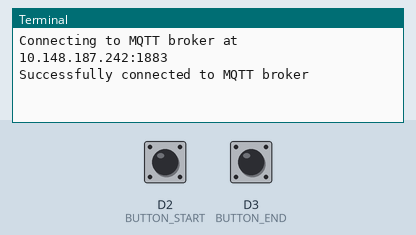
Recording of a program running on a simulated Raspberry Pi (BCM pin numbers) with a GrovePi. Parts: the last lines printed to the terminal. The test bench sets the inputs (shaded band); at power-on: D2 (BUTTON_START) LOW, D3 (BUTTON_END) LOW. The clock reads 2024-03-15 10:24:30 at power-on unless the program sets it; no MQTT or app messages arrive unless stated.

Above: at 1.3 s.
1.4 s: D2 (BUTTON_START) pulled HIGH for 0.15 s
At 2.7 s:
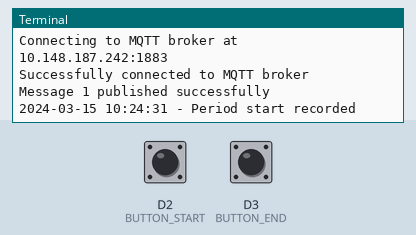
3.0 s: D3 (BUTTON_END) pulled HIGH for 0.15 s
At 3.4 s:
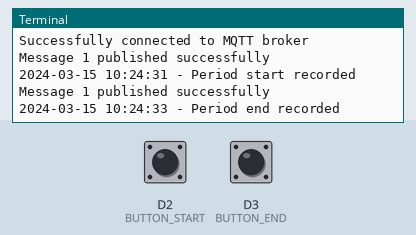
4.6 s: D2 (BUTTON_START) pulled HIGH for 1 s
At 5.2 s:
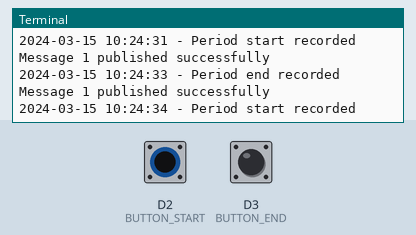
7.1 s: D3 (BUTTON_END) pulled HIGH for 1 s
At 7.7 s:
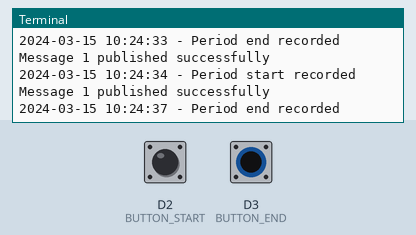

The program:

button_control.py
```python
#!/usr/bin/env python3
"""
Button control module for menstrual care robot.
Handles two buttons for period start/end recording.
"""

import time
import grovepi
import paho.mqtt.client as mqtt
from datetime import datetime

# GPIO Pin configuration
BUTTON_START = 2  # D2 port for period start button
BUTTON_END = 3    # D3 port for period end button

# MQTT configuration
MQTT_BROKER = "10.148.187.242"
MQTT_PORT = 1883
MQTT_TOPIC = "period/status"  # Unified topic

class ButtonController:
    def __init__(self):
        # Initialize MQTT client with new API version
        self.client = mqtt.Client(mqtt.CallbackAPIVersion.VERSION2)
        self.client.on_connect = self.on_connect
        self.client.on_publish = self.on_publish

        # Connect to MQTT broker
        try:
            print(f"Connecting to MQTT broker at {MQTT_BROKER}:{MQTT_PORT}")
            self.client.connect(MQTT_BROKER, MQTT_PORT, 60)
            self.client.loop_start()
        except Exception as e:
            print(f"Failed to connect to MQTT broker: {e}")
            exit(1)

        # Setup GPIO pins
        grovepi.pinMode(BUTTON_START, "INPUT")
        grovepi.pinMode(BUTTON_END, "INPUT")

    def on_connect(self, client, userdata, flags, rc, properties):
        """Callback when connected to MQTT broker"""
        if rc == 0:
            print("Successfully connected to MQTT broker")
        else:
            print(f"Failed to connect to MQTT broker with result code: {rc}")

    def on_publish(self, client, userdata, mid, reason_code, properties):
        """Callback when message is published"""
        print(f"Message {mid} published successfully")

    def run(self):
        """Main loop for button monitoring"""
        try:
            while True:
                # Check start button
                if grovepi.digitalRead(BUTTON_START):
                    self.client.publish(MQTT_TOPIC, "start")
                    print(f"{datetime.now().strftime('%Y-%m-%d %H:%M:%S')} - Period start recorded")
                    time.sleep(1)  # Debounce

                # Check end button
                if grovepi.digitalRead(BUTTON_END):
                    self.client.publish(MQTT_TOPIC, "end")
                    print(f"{datetime.now().strftime('%Y-%m-%d %H:%M:%S')} - Period end recorded")
                    time.sleep(1)  # Debounce

                time.sleep(0.1)  # Small delay to prevent CPU overload

        except KeyboardInterrupt:
            print("\nExiting...")
            self.cleanup()
        except Exception as e:
            print(f"Error: {e}")
            self.cleanup()

    def cleanup(self):
        """Cleanup resources"""
        self.client.loop_stop()
        self.client.disconnect()
        print("Disconnected from MQTT broker")

if __name__ == "__main__":
    controller = ButtonController()
    controller.run()
```

Measured:
- after the input at 1.4 s, the terminal: prints a new line after 0.10 s (image 1)
- after the input at 3.0 s, the terminal: prints a new line at once (image 2)
- after the input at 4.6 s, the terminal: prints a new line at once (image 3)
- after the input at 7.1 s, the terminal: prints a new line after 0.08 s (image 4)
